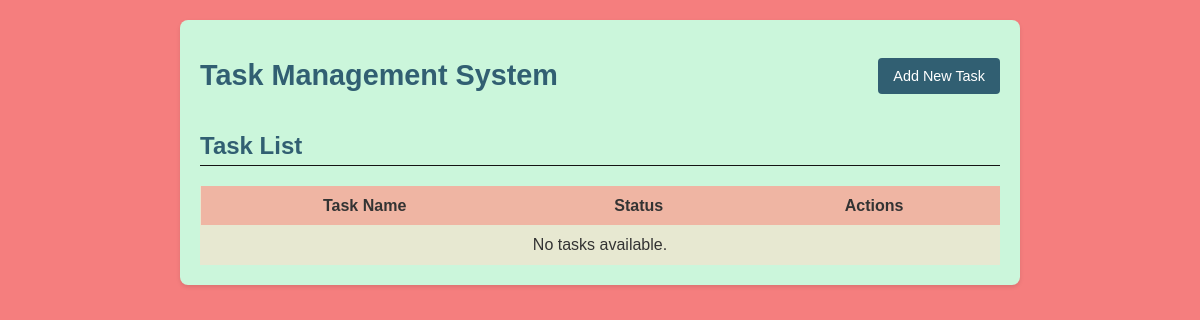
Before: / with the older database file.
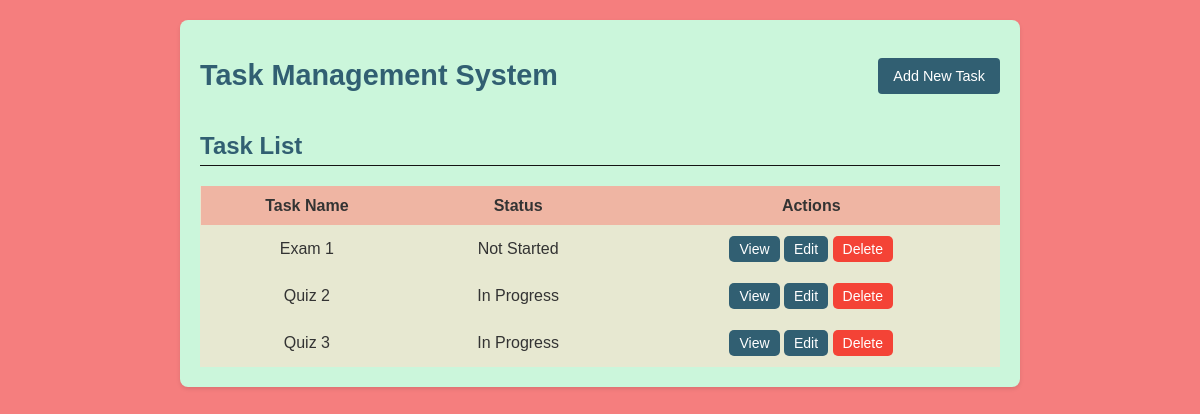
After: the same page with the newer database file.
### tables this page shows
CREATE TABLE tasks (
            task_id INTEGER PRIMARY KEY AUTOINCREMENT,
            task_name TEXT NOT NULL,
            description TEXT,
            status TEXT NOT NULL
        );

### task.py (the view)
@app.route('/')
def index():
    conn = sqlite3.connect('tasks.db')
    cursor = conn.cursor()
    cursor.execute("SELECT * FROM tasks")
    tasks = cursor.fetchall()
    conn.close()
    return render_template("index.html", tasks=tasks)

### templates/index.html (shortened to what this page needs)
<!DOCTYPE html>
<html lang="en">
<head>
    <link rel="stylesheet" href="{{ url_for('static', filename='style.css') }}">
</head>
<body>
    <div class="container">
        <header>
            <h1>Task Management System</h1>
            <a href="/add" class="btn">Add New Task</a>
        </header>
        <section class="task-list">
			<h2>Task List</h2>
			<table class="task-table">
				<thead>
					<tr>
						<th>Task Name</th>
						<th>Status</th>
						<th>Actions</th>
					</tr>
				</thead>
				<tbody>
					{% for task in tasks %}
					<tr>
						<td>{{ task[1] }}</td>
						<td>{{ task[3] }}</td>
						<td>
							<a href="/view/{{ task[0] }}" class="btn">View</a>
							<a href="/update/{{ task[0] }}" class="btn">Edit</a>
							<a href="/delete/{{ task[0] }}" class="btn delete">Delete</a>
						</td>
					</tr>
					{% else %}
					<tr>
						<td colspan="3">No tasks available.</td>
					</tr>
					{% endfor %}
				</tbody>
			</table>
		</section>
    </div>
</body>
</html>

### static/style.css (style rules this page uses)
body { font-family: Arial, sans-serif; margin: 0; padding: 0; background-color: #f57e7e; color: #333; }
.container { max-width: 800px; margin: 20px auto; padding: 20px; background: #cbf6db; box-shadow: 0 2px 4px rgba(0, 0, 0, 0.1); border-radius: 8px; }
header { display: flex; justify-content: space-between; align-items: center; margin-bottom: 20px; }
header h1 { font-size: 1.8em; color: #315f72; }
header .btn { background: #315f72 ; color: #fff; padding: 10px 15px; text-decoration: none; border-radius: 4px; font-size: 0.9em; }
.task-list h2 { color: #315f72; margin-bottom: 15px; font-size: 1.5em; border-bottom: 1px solid #141414; padding-bottom: 5px; }
.btn { display: inline-block; padding: 8px 12px; font-size: 0.9em; text-align: center; text-decoration: none; background: #2196F3; color: #fff; border-radius: 4px; transition: background 0.3s; }
.btn { padding: 5px 10px; text-decoration: none; color: #fff; background-color: #315f72; border-radius: 5px; font-size: 14px; }
.btn.delete { background: #f44336; }
.task-table { background: #e7e8d1; width: 100%; border-collapse: collapse; margin-top: 20px; }
.task-table th, .task-table td { border: 1px solid #ffffff00; padding: 10px; text-align: center; }
.task-table th { background-color: #efb5a3; }
.task-table td { vertical-align: middle; }

Changed rows visible on the page:
added tasks: task_name "Exam 1", status "Not Started"
added tasks: task_name "Quiz 2", status "In Progress"
added tasks: task_name "Quiz 3", status "In Progress"
Other visible differences:
text no longer shown: "No tasks available."
